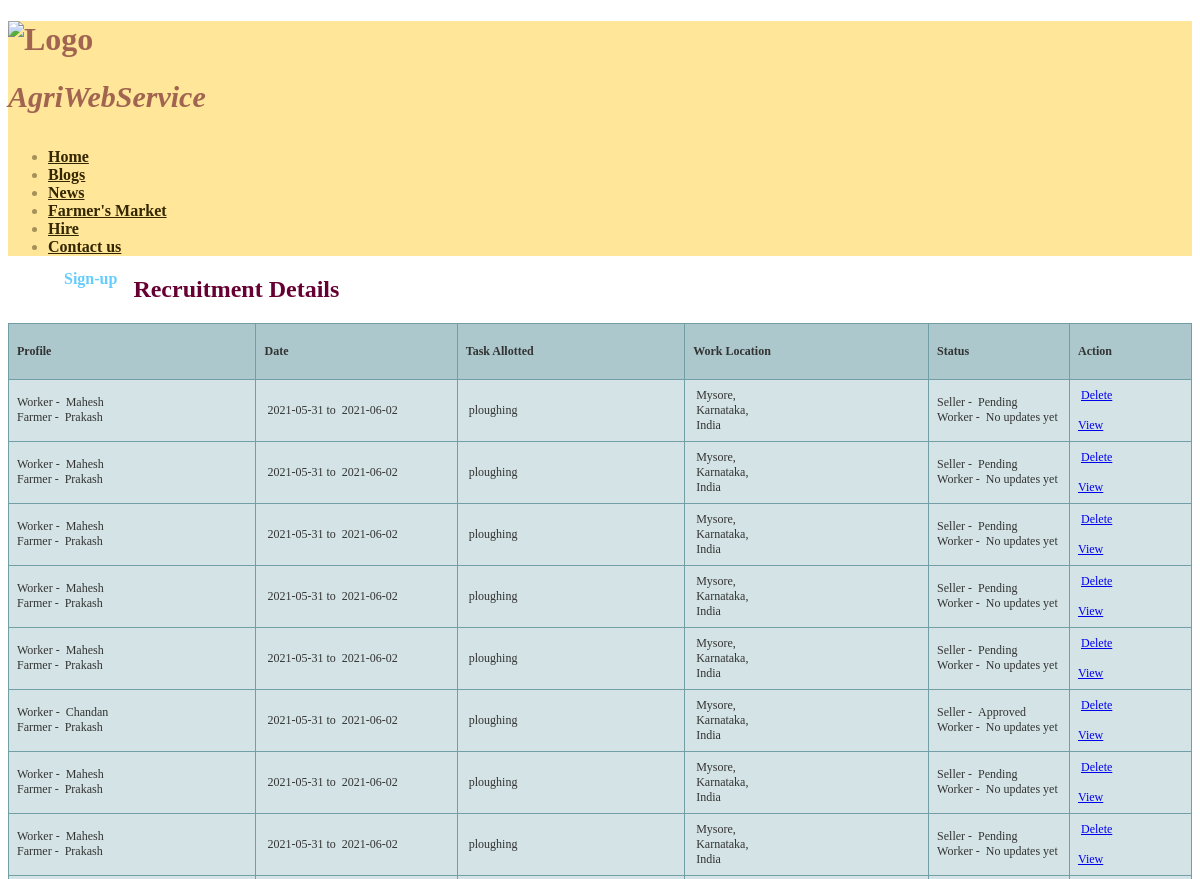
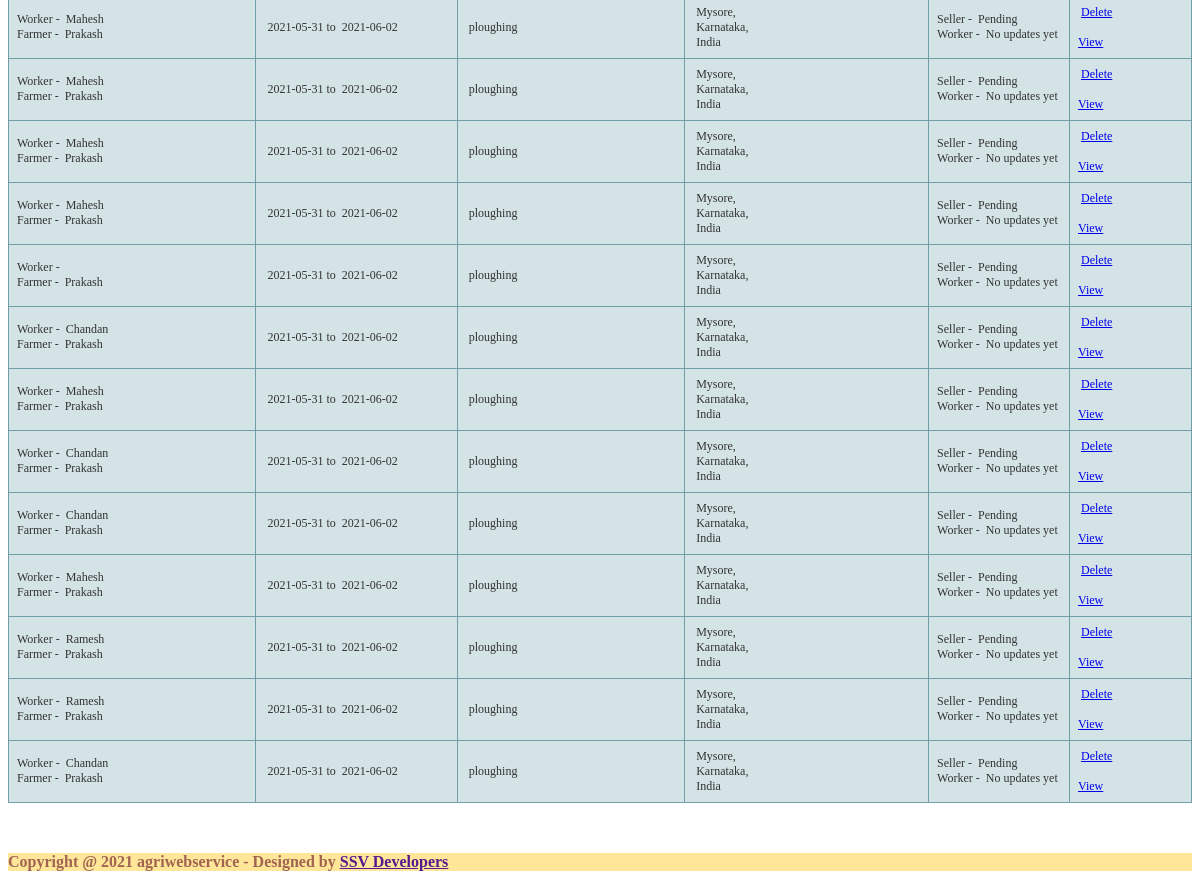
The page /viewworkerrequest.php on the database its author committed (2 pictures, top to bottom).
### tables this page shows
CREATE TABLE `worker_request` (
  `worker_request_id` int(10) NOT NULL,
  `worker_id` int(10) NOT NULL,
  `seller_id` int(10) NOT NULL,
  `from_date` date NOT NULL,
  `to_date` date NOT NULL,
  `task` text NOT NULL,
  `country_id` int(10) NOT NULL,
  `state_id` int(10) NOT NULL,
  `city_id` int(10) NOT NULL,
  `salary` float(10,2) NOT NULL,
  `salary_type` varchar(20) NOT NULL,
  `seller_status` varchar(20) NOT NULL,
  `worker_status` varchar(20) NOT NULL,
  `seller_comment` text NOT NULL,
  `worker_comment` text NOT NULL
);

CREATE TABLE `worker` (
  `worker_id` int(10) NOT NULL,
  `name` varchar(50) NOT NULL,
  `address` text NOT NULL,
  `state_id` int(10) NOT NULL,
  `city_id` int(10) NOT NULL,
  `country_id` int(10) NOT NULL,
  `pincode` varchar(10) NOT NULL,
  `work_profile` text NOT NULL,
  `contactno` varchar(15) NOT NULL,
  `date_of_birth` date NOT NULL,
  `login_id` varchar(100) NOT NULL,
  `password` varchar(100) NOT NULL,
  `expected_salary` float(10,2) NOT NULL,
  `status` varchar(10) NOT NULL
);

CREATE TABLE `seller` (
  `seller_id` int(10) NOT NULL,
  `seller_name` varchar(25) NOT NULL,
  `seller_address` text NOT NULL,
  `state_id` int(10) NOT NULL,
  `country_id` int(10) NOT NULL,
  `city_id` int(10) NOT NULL,
  `pincode` varchar(10) NOT NULL,
  `contact_number` varchar(15) NOT NULL,
  `mobile_no` varchar(10) NOT NULL,
  `email_id` varchar(50) NOT NULL,
  `aadhar_no` bigint(20) NOT NULL,
  `rtc_no` int(11) NOT NULL,
  `password` varchar(25) NOT NULL,
  `bank_name` varchar(50) NOT NULL,
  `bank_branch` varchar(50) NOT NULL,
  `bank_IFSC` varchar(25) NOT NULL,
  `bank_acno` varchar(25) NOT NULL,
  `status` varchar(10) NOT NULL
);

CREATE TABLE `city` (
  `city_id` int(10) NOT NULL,
  `country_id` int(10) NOT NULL,
  `state_id` int(10) NOT NULL,
  `city` varchar(25) NOT NULL,
  `description` text NOT NULL,
  `status` varchar(10) NOT NULL
);

CREATE TABLE `state` (
  `state_id` int(10) NOT NULL,
  `country_id` int(10) NOT NULL,
  `state` varchar(25) NOT NULL,
  `description` text NOT NULL,
  `status` varchar(10) NOT NULL
);

CREATE TABLE `country` (
  `country_id` int(10) NOT NULL,
  `country` varchar(25) NOT NULL,
  `description` text NOT NULL,
  `status` varchar(10) NOT NULL
);

### viewworkerrequest.php (the view, shortened to what this page needs)
<?php
include("header.php");
include("dbconnection.php");
?>
		<div id="featured">
			<div class="container">
				<div class="row">
<?php
include("leftsidebar.php");
?>
					<div class="9u">
						<section>
						  <header>
								<h2 style="color:#660033">Recruitment Details</h2>
							</header>
<?php
		  $sql = "SELECT * FROM worker_request";
		  $qsql = mysqli_query($con,$sql);
?>
<?php
if(mysqli_num_rows($qsql) == 0)
{
 echo "<center>No Worker Request to display</center>";
}
else
{
?>
						  <table width="1031" height="47" border="2" class="tftable">
						    <tbody>
						      <tr>
						        <th width="192" height="39"><strong>Profile</strong>
						        <th width="153" height="39"><strong>Date</strong>
						        <th width="175"><strong>Task Allotted</strong></th>
						        <th width="189"><strong>Work Location</strong></th>
						        <th width="102"><strong>Status</strong></th>
                               <?php
								  	if(!isset($_SESSION[sellerid]))
									{
								?>
                                <th width="86"><strong>Action</strong></td>
                               <?php
									}
									else
									{
								?>
                                <th width="86"><strong>View</strong></td>
                               <?php
									}
								?>
					          </tr>
                              <?php
							  while($rs = mysqli_fetch_array($qsql))
							  {
								  $sqlcountry = "SELECT * FROM country WHERE country_id='$rs[country_id]'";
								  $qsqlcountry = mysqli_query($con,$sqlcountry);
								  $rscountry = mysqli_fetch_array($qsqlcountry);
								  $sqlstate = "SELECT * FROM state WHERE state_id='$rs[state_id]'";
								  $qsqlstate = mysqli_query($con,$sqlstate);
								  $rsstate = mysqli_fetch_array($qsqlstate);
								  $sqlcity = "SELECT * FROM city WHERE city_id='$rs[city_id]'";
								  $qsqlcity = mysqli_query($con,$sqlcity);
								  $rscity = mysqli_fetch_array($qsqlcity);
								  $sqlworker = "SELECT * FROM worker WHERE worker_id='$rs[worker_id]'";
								  $qsqlworker = mysqli_query($con,$sqlworker);
								  $rsworker = mysqli_fetch_array($qsqlworker);
								  $sqlseller = "SELECT * FROM seller WHERE seller_id='$rs[seller_id]'";
								  $qsqlseller = mysqli_query($con,$sqlseller);
								  $rsseller = mysqli_fetch_array($qsqlseller);
							  echo "
						      <tr>
						        <td> Worker - &nbsp;$rsworker[name]<br>
Farmer - &nbsp;$rsseller[seller_name]</td>
						        <td>&nbsp;$rs[from_date]"." to " ." &nbsp;$rs[to_date]</td>
						        <td>&nbsp;$rs[task]</td>
						        <td>&nbsp;$rscity[city],<br>"."&nbsp;$rsstate[state],<br>"."&nbsp;$rscountry[country]"." </td>
						        <td>Seller - &nbsp;";
								if($rs[seller_status] == "")
								{
									echo "No updates yet";
								}
								else
								{
									echo $rs[seller_status];
								}
								echo "<br>Worker - &nbsp;";
								if($rs[worker_status] == "")
								{
									echo "No updates yet";
								}
								else
								{
									echo $rs[worker_status];
								}
								echo "</td>";
									if(isset($_SESSION[sellerid]))
									{
$dt = date("Y-m-d");
$date1 = new DateTime($dt);
$date2 = new DateTime($rs[to_date]);
								   echo  "<td>";
								   if($date2 > $date1)
								   {
								   echo "<a href='workerrequest.php?editid=$rs[worker_request_id]'>Edit</a> | ";
								   }
								   echo "<a href='viewworkerrequestdetailed.php?viewid=$rs[worker_request_id]'>View</a></td></tr>";
									}
									else if(isset($_SESSION[workerid]))
									{
								   echo " <td><a href='viewworkerrequestdetailed.php?viewid=$rs[worker_request_id]'>View</a></td></tr>";
									}
									else
									{
								   echo " <td>&nbsp;";
								   echo "<a href='viewworkerrequest.php?deleteid=$rs[worker_request_id]' onclick='return delconfirm()'>Delete</a> <br><br> <a href='viewworkerrequestdetailed.php?viewid=$rs[worker_request_id]'>View</a></td></tr>";
									}
							   }
							  ?>
					        </tbody>
					      </table>
<?php
}
?>
						  <p>&nbsp;</p>
						</section>
					</div>
				</div>
			</div>
		</div>
	<?php include("footer.php");?>

### header.php (style rules this page uses)
.tftable { font-size:12px;color:#333333;width:100%;border-width: 1px;border-color: #729ea5;border-collapse: collapse; }
.tftable th { font-size:12px;background-color:#acc8cc;border-width: 1px;padding: 8px;border-style: solid;border-color: #729ea5;text-align:left; }
.tftable tr { background-color:#d4e3e5; }
.tftable td { font-size:12px;border-width: 1px;padding: 8px;border-style: solid;border-color: #729ea5; }

### rows shown on the page
worker_request: worker.name "Mahesh", seller.seller_name "Prakash", from_date "2021-05-31", to_date "2021-06-02", task "ploughing", city.city "Mysore", state.state "Karnataka", country.country "India", seller_status "Pending", worker_status "No updates yet"
worker_request: worker.name "Mahesh", seller.seller_name "Prakash", from_date "2021-05-31", to_date "2021-06-02", task "ploughing", city.city "Mysore", state.state "Karnataka", country.country "India", seller_status "Pending", worker_status "No updates yet"
worker_request: worker.name "Mahesh", seller.seller_name "Prakash", from_date "2021-05-31", to_date "2021-06-02", task "ploughing", city.city "Mysore", state.state "Karnataka", country.country "India", seller_status "Pending", worker_status "No updates yet"
worker_request: worker.name "Mahesh", seller.seller_name "Prakash", from_date "2021-05-31", to_date "2021-06-02", task "ploughing", city.city "Mysore", state.state "Karnataka", country.country "India", seller_status "Pending", worker_status "No updates yet"
worker_request: worker.name "Mahesh", seller.seller_name "Prakash", from_date "2021-05-31", to_date "2021-06-02", task "ploughing", city.city "Mysore", state.state "Karnataka", country.country "India", seller_status "Pending", worker_status "No updates yet"
worker_request: worker.name "Chandan", seller.seller_name "Prakash", from_date "2021-05-31", to_date "2021-06-02", task "ploughing", city.city "Mysore", state.state "Karnataka", country.country "India", seller_status "Approved", worker_status "No updates yet"
worker_request: worker.name "Mahesh", seller.seller_name "Prakash", from_date "2021-05-31", to_date "2021-06-02", task "ploughing", city.city "Mysore", state.state "Karnataka", country.country "India", seller_status "Pending", worker_status "No updates yet"
worker_request: worker.name "Mahesh", seller.seller_name "Prakash", from_date "2021-05-31", to_date "2021-06-02", task "ploughing", city.city "Mysore", state.state "Karnataka", country.country "India", seller_status "Pending", worker_status "No updates yet"
worker_request: worker.name "Mahesh", seller.seller_name "Prakash", from_date "2021-05-31", to_date "2021-06-02", task "ploughing", city.city "Mysore", state.state "Karnataka", country.country "India", seller_status "Pending", worker_status "No updates yet"
worker_request: worker.name "Mahesh", seller.seller_name "Prakash", from_date "2021-05-31", to_date "2021-06-02", task "ploughing", city.city "Mysore", state.state "Karnataka", country.country "India", seller_status "Pending", worker_status "No updates yet"
worker_request: worker.name "Mahesh", seller.seller_name "Prakash", from_date "2021-05-31", to_date "2021-06-02", task "ploughing", city.city "Mysore", state.state "Karnataka", country.country "India", seller_status "Pending", worker_status "No updates yet"
worker_request: worker.name "Mahesh", seller.seller_name "Prakash", from_date "2021-05-31", to_date "2021-06-02", task "ploughing", city.city "Mysore", state.state "Karnataka", country.country "India", seller_status "Pending", worker_status "No updates yet"
worker_request: seller.seller_name "Prakash", from_date "2021-05-31", to_date "2021-06-02", task "ploughing", city.city "Mysore", state.state "Karnataka", country.country "India", seller_status "Pending", worker_status "No updates yet"
worker_request: worker.name "Chandan", seller.seller_name "Prakash", from_date "2021-05-31", to_date "2021-06-02", task "ploughing", city.city "Mysore", state.state "Karnataka", country.country "India", seller_status "Pending", worker_status "No updates yet"
worker_request: worker.name "Mahesh", seller.seller_name "Prakash", from_date "2021-05-31", to_date "2021-06-02", task "ploughing", city.city "Mysore", state.state "Karnataka", country.country "India", seller_status "Pending", worker_status "No updates yet"
worker_request: worker.name "Chandan", seller.seller_name "Prakash", from_date "2021-05-31", to_date "2021-06-02", task "ploughing", city.city "Mysore", state.state "Karnataka", country.country "India", seller_status "Pending", worker_status "No updates yet"
worker_request: worker.name "Chandan", seller.seller_name "Prakash", from_date "2021-05-31", to_date "2021-06-02", task "ploughing", city.city "Mysore", state.state "Karnataka", country.country "India", seller_status "Pending", worker_status "No updates yet"
worker_request: worker.name "Mahesh", seller.seller_name "Prakash", from_date "2021-05-31", to_date "2021-06-02", task "ploughing", city.city "Mysore", state.state "Karnataka", country.country "India", seller_status "Pending", worker_status "No updates yet"
worker_request: worker.name "Ramesh", seller.seller_name "Prakash", from_date "2021-05-31", to_date "2021-06-02", task "ploughing", city.city "Mysore", state.state "Karnataka", country.country "India", seller_status "Pending", worker_status "No updates yet"
worker_request: worker.name "Ramesh", seller.seller_name "Prakash", from_date "2021-05-31", to_date "2021-06-02", task "ploughing", city.city "Mysore", state.state "Karnataka", country.country "India", seller_status "Pending", worker_status "No updates yet"
worker_request: worker.name "Chandan", seller.seller_name "Prakash", from_date "2021-05-31", to_date "2021-06-02", task "ploughing", city.city "Mysore", state.state "Karnataka", country.country "India", seller_status "Pending", worker_status "No updates yet"

### other values the page prints
date(Y) "2021"
